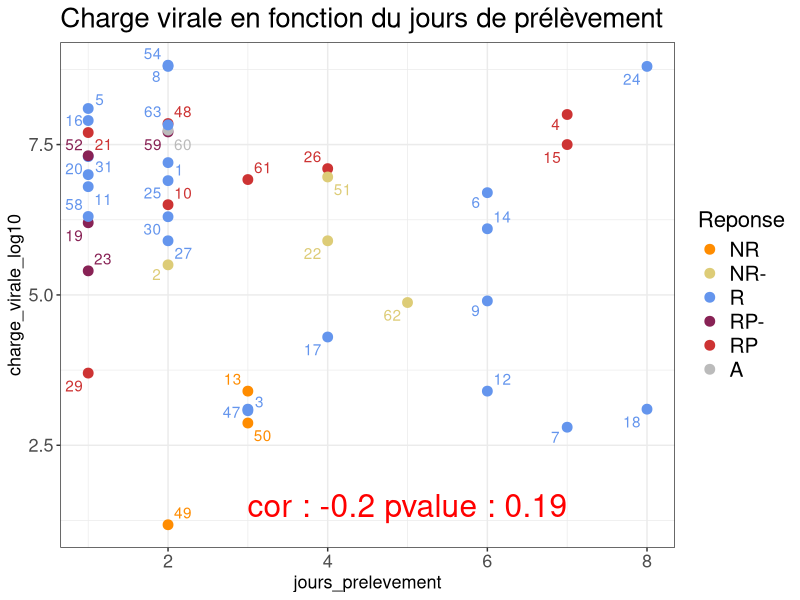
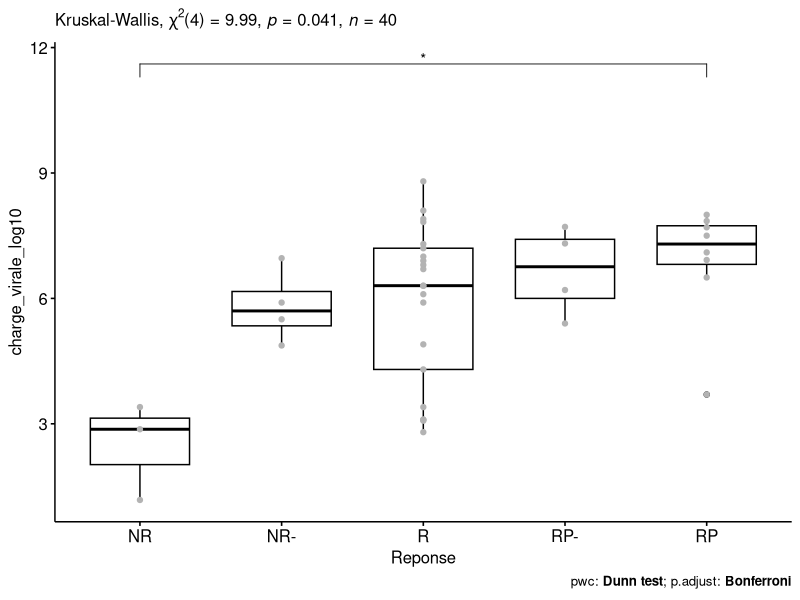
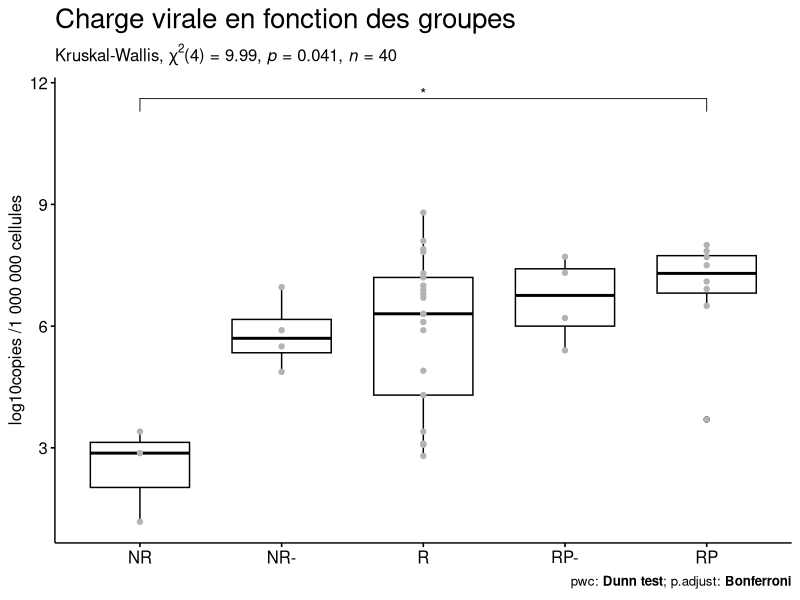
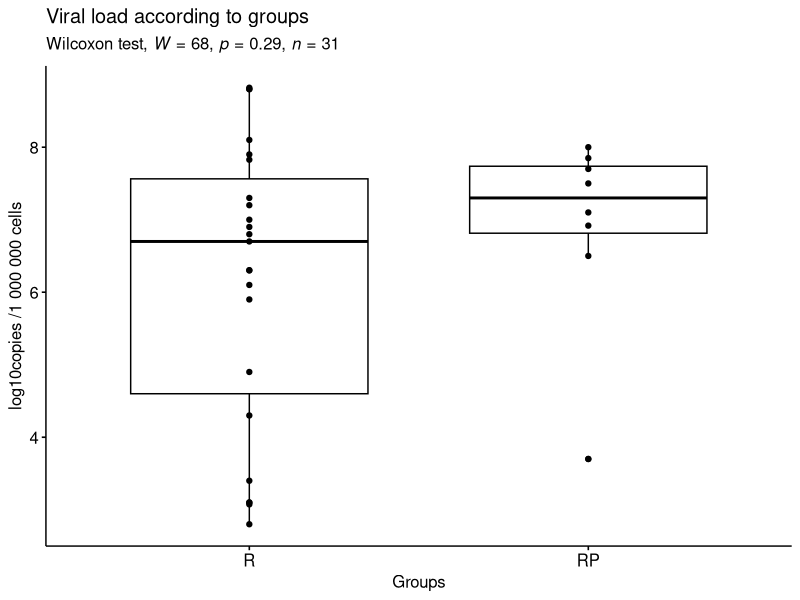
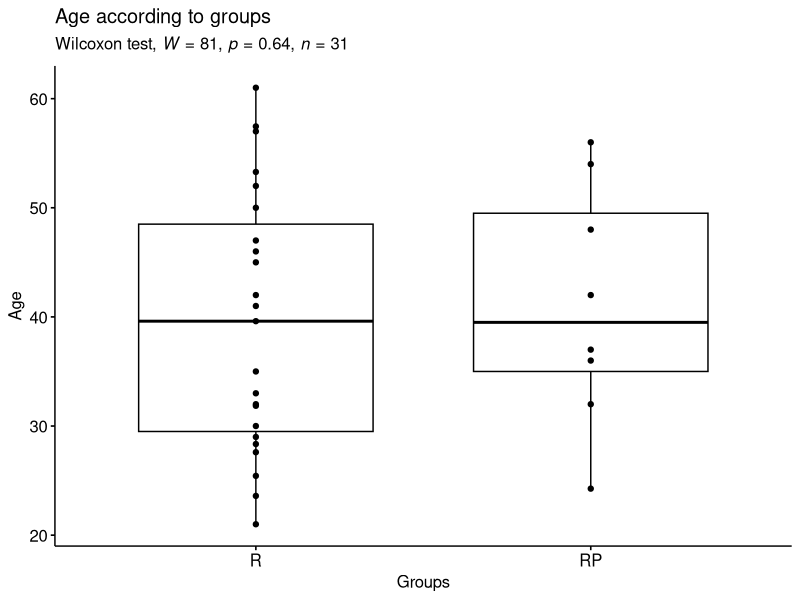

The R source for these figures, in order:
library(readxl)
library(ggplot2)
library(ggrepel)
library(rstatix)
library(ggpubr)

# Import data-------------------------------------------------------------------
rm(list = ls())
charge_vir <- read_xlsx("data/unique_patient.xlsx")
charge_vir <- charge_vir[charge_vir$Reponse != "NC",]

# Visualisation & cor test------------------------------------------------------
test_cor <- cor.test(charge_vir$jours_prelevement, charge_vir$`charge_virale_log10`, method= "pearson")

ggplot(charge_vir, aes(x = jours_prelevement, 
                       y = `charge_virale_log10`, 
                       color = Reponse, 
                       label = numero_patient_victor))+
  geom_point(size = 3) +
  geom_text_repel(show.legend = F,
                  max.overlaps  = Inf) +
  scale_color_manual(breaks = c("NR", "NR-", "R", "RP-", "RP", "T", "A", "NC"),
                     values = c("darkorange", "#DDCC77","cornflowerblue",
                                "#882255" ,"brown3", "chartreuse4", "#BBBBBB", "black")) +
  annotate(geom="text", 
           x=5, 
           y=1.5, 
           label= paste0("cor : ",round(test_cor$estimate, 2), " pvalue : ", signif(test_cor$p.value, 3)),
           color="red",
           size = 8) +
  ggtitle("Charge virale en fonction du jours de prélèvement") +
  theme_bw() +
  theme(plot.title = element_text(size=20),
        axis.title = element_text(size = 13), 
        axis.text = element_text(size = 13),
        legend.title = element_text(size=16),
        legend.text = element_text(size=15)) 

# Test stat---------------------------------------------------------------------
charge_vir %>% sample_n_by(Reponse, size = 1)
data <- charge_vir %>%
  reorder_levels(Reponse, order = c("NR", "NR-", "R", "RP-", "RP"))
data <- na.omit(data)
summary(data)
print(data %>% 
        group_by(Reponse) %>%
        get_summary_stats(charge_virale_log10, type = "common"))    #### problème avec titre col ####

# Test kruskal
res.kruskal <- data %>% kruskal_test(formula(paste0( 'charge_virale_log10'," ~ Reponse")))
print(res.kruskal)

# Taille de l’effet
print(data %>% kruskal_effsize(formula(paste0('charge_virale_log10'," ~ Reponse"))))

# Comparaisons par paires test de Dunn
pwc <- data %>% 
  dunn_test(formula(paste0('charge_virale_log10'," ~ Reponse")), p.adjust.method = "bonferroni") 
print(pwc)

# Visualisation : Boxplots avec p-values
pwc <- pwc %>% add_xy_position(x = "Reponse")
print(ggboxplot(data, x = "Reponse", y = 'charge_virale_log10') +
        geom_point( color = "grey70") +
        stat_pvalue_manual(pwc, hide.ns = TRUE) +
        labs(subtitle = get_test_label(res.kruskal, detailed = TRUE),
             caption = get_pwc_label(pwc))) +
  labs(title = "Charge virale en fonction des groupes",
       y = "log10copies /1 000 000 cellules") +
  theme(axis.title.x = element_blank(),
        plot.title = element_text(size=20))




# Test stat avec uniquement R et R----------------------------------------------
charge_vir <- charge_vir[charge_vir$Reponse != "NR",]
charge_vir <- charge_vir[charge_vir$Reponse != "NR-",]
charge_vir <- charge_vir[charge_vir$Reponse != "RP-",]
charge_vir <- charge_vir[charge_vir$Reponse != "A",]


charge_vir<- charge_vir%>% 
  reorder_levels(Reponse, order = c( "R", "RP"))  ## "T",

### Viral load ###

  # Test stat
res.wilcox <- charge_vir %>%
  wilcox_test(formula(paste0("charge_virale_log10"," ~ Reponse"))) %>%
  add_significance()
  
  # Visualization
res.wilcox <- res.wilcox %>% add_xy_position(x = "Reponse")
print(ggboxplot(charge_vir, 
                   title = "Viral load according to groups",
                   x = "Reponse", 
                   y = paste0("charge_virale_log10"), 
                   ylab = "log10copies /1 000 000 cells",
                   xlab = "Groups", 
                   add = "point") + 
    stat_pvalue_manual(res.wilcox, tip.length = 0.03, hide.ns = T) +
    labs(subtitle = get_test_label(res.wilcox, detailed = T)))



### Age ###

# Test stat
res.wilcox <- charge_vir %>%
  wilcox_test(formula(paste0("Age"," ~ Reponse"))) %>%
  add_significance()

# Visualization
res.wilcox <- res.wilcox %>% add_xy_position(x = "Reponse")
print(ggboxplot(charge_vir, 
                title = "Age according to groups",
                x = "Reponse", 
                y = paste0("Age"), 
                ylab = "Age",
                xlab = "Groups", 
                add = "point") + 
        stat_pvalue_manual(res.wilcox, tip.length = 0.03, hide.ns = T) +
        labs(subtitle = get_test_label(res.wilcox, detailed = T)))
